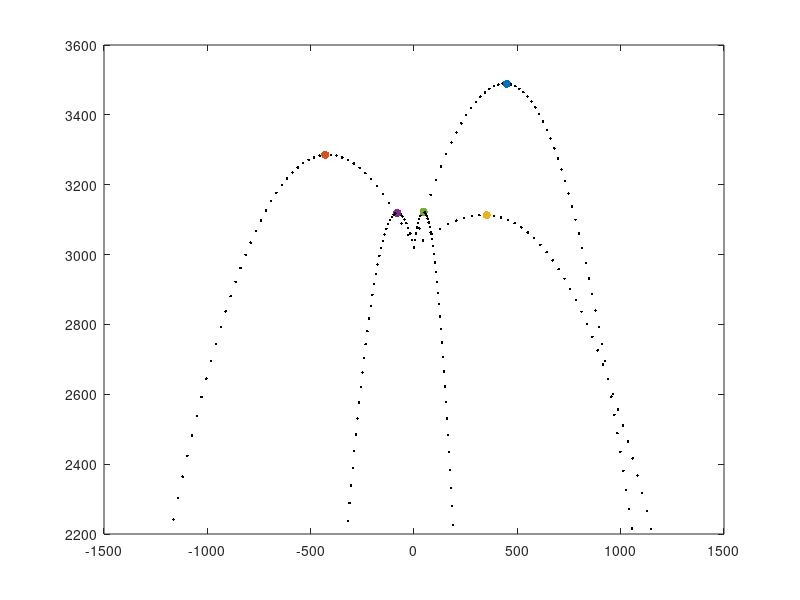

Recreate this plot in MATLAB.
clc; 
clear all;

C = 0.47; % drag Force
r = 0.2; % object Radio 
A = pi * r^2; % surface area m^2.
D = 0.9; % air density kg/m^3
g = 9.81; % gravity

dt = 0.5; % time delta

rock_num =input("Amount of Simulations:\n"); % simulations run 
count = 1;

%main loop
for i=1:rock_num
    angulo = 0;
    
    %random values in range
    while angulo <= 25
        angulo = randi(160);
    end

    vo = 0;
    while vo < 40
        vo = randi(150);
    end

    m = 0;
    while m < 35
        m = randi(100);
    end
    
    %key variables
    beta = angulo*pi/180;
    vox = vo*cos(beta);
    voy = vo*sin(beta);

    vx = vox;
    vy = voy;

    xo = 0;
    yo = 3020;

    x = xo;
    y = yo;
    
    td = 0;
    ymax = yo;
    x_ymax = 0;
   
   graphed = false; %flag for max. height point
   
    while y > 2200  %euler method
        plot(x,y, 'k.');
        hold on;
        %f = getframe; %comment for instant view
        
        dvy = -g*dt -(abs(vy)/vy)*(C*0.5*A*D*(vy^2)*dt)/m;     
        dvx = (abs(vx)/vx)*(-C*0.5*A*D*(vx^2)*dt)/m;

        vy = vy+dvy;
        vx = vx+dvx;
        
        x = x+vx*dt;
        y = y+vy*dt;
       
        td = td + dt;
        
        if ymax < y
            ymax = y;
            x_ymax = x;
            tmax = td;
        elseif graphed == false
            scatter(x_ymax,ymax, "filled", 'ro'); %graph max height point
            graphed = true;
        end
    
       
    end
    
    %Print Results 
    fprintf('==========\nSimulation #%i\n', count);
    disp('Initial Values:');
    fprintf('Angle: %0.2f | ', angulo);
    fprintf('Mass: %0.2f | ', m);
    fprintf('Velocity: %0.2f | ', vo);
    fprintf('Total Time %0.2f\n', td);
    fprintf('Maximum Height Values:\n');
    fprintf('Maximum Height: %.2fm | ', ymax);
    fprintf('Time at Maximum Height: %0.2fs  | ', tmax);
    fprintf('Distance at Maximum Height: %0.2fs\n', x_ymax);

    count = count + 1;
end